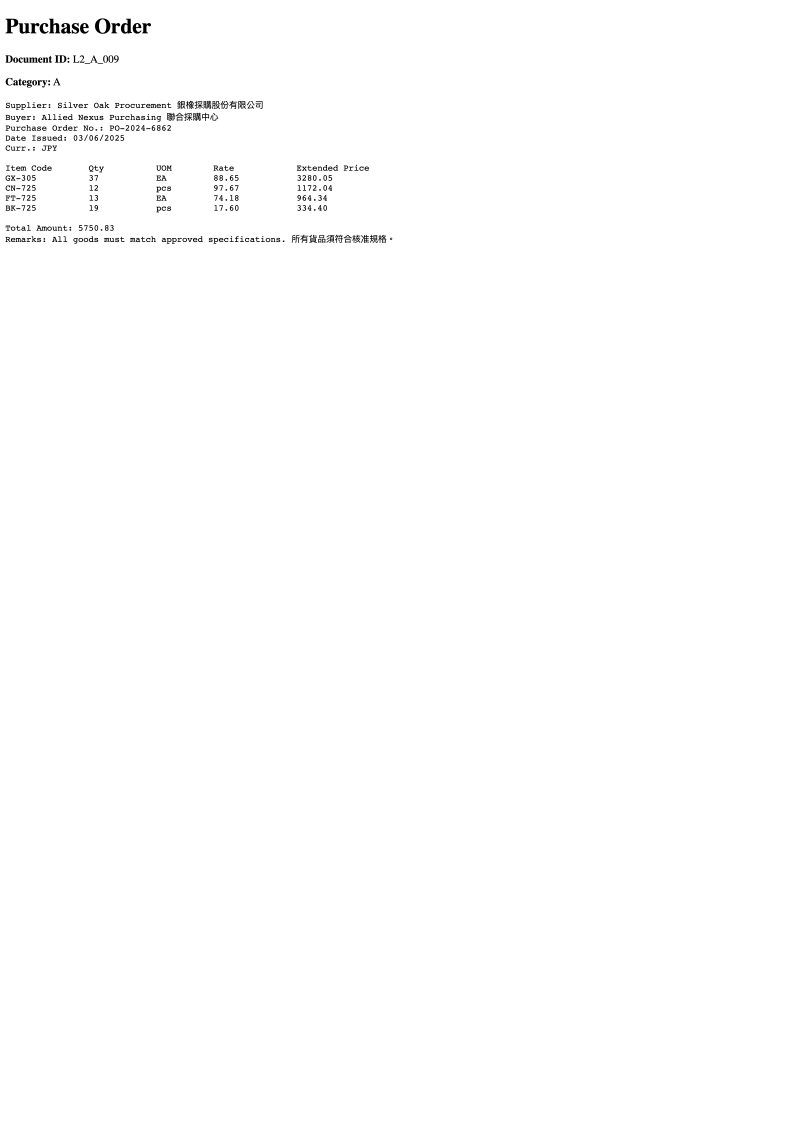
#> input picture Level3/dataset/order_level3_images_clean/L2_A_009.png, 2400 x 3400 px (shown at 1/3 size); its folder holds only this picture in this run
$ python degrade_images.py
#> lines starting #> are read from the running program, lines starting #| are printed output that depends on the picture
from pathlib import Path
import json
import random

import cv2
import numpy as np


# =========================
# 路徑設定
# =========================
BASE_DIR = Path(__file__).resolve().parent.parent
CLEAN_DIR = BASE_DIR / "dataset" / "order_level3_images_clean"
V1_DIR = BASE_DIR / "dataset" / "order_level3_images_v1"
V2_DIR = BASE_DIR / "dataset" / "order_level3_images_v2"
META_DIR = BASE_DIR / "dataset" / "metadata_level3"

V1_DIR.mkdir(parents=True, exist_ok=True)
V2_DIR.mkdir(parents=True, exist_ok=True)
META_DIR.mkdir(parents=True, exist_ok=True)


# =========================
# 基本工具函式
# =========================
def infer_category_from_doc_id(doc_id: str) -> str:
    """
    根據檔名推斷 A~E 類別。
    例如:
        L2_A_001 -> A
        L2_B_023 -> B
    """
    parts = doc_id.split("_")
    if len(parts) >= 2:
        return parts[1]
    return "UNKNOWN"


def load_image_cv(path: Path) -> np.ndarray:
    """
    使用 OpenCV 讀取影像。
    """
    img = cv2.imread(str(path))
    if img is None:
        raise ValueError(f"Cannot read image: {path}")
    return img


def save_image_cv(path: Path, img: np.ndarray) -> None:
    """
    使用 OpenCV 儲存影像。
    """
    success = cv2.imwrite(str(path), img)
    if not success:
        raise ValueError(f"Failed to save image: {path}")


# =========================
# 影像處理函式
# =========================
def apply_low_resolution(img: np.ndarray, scale: float) -> np.ndarray:
    """
    先縮小再放大，模擬解析度下降。
    scale 越小，畫質越差。
    """
    h, w = img.shape[:2]

    new_w = max(1, int(w * scale))
    new_h = max(1, int(h * scale))

    small = cv2.resize(img, (new_w, new_h), interpolation=cv2.INTER_AREA)
    restored = cv2.resize(small, (w, h), interpolation=cv2.INTER_LINEAR)
    return restored


def apply_blur(img: np.ndarray, kernel_size: int) -> np.ndarray:
    """
    套用 Gaussian Blur。
    kernel_size 必須是奇數，例如 3、5。
    """
    return cv2.GaussianBlur(img, (kernel_size, kernel_size), 0)


def apply_rotation(img: np.ndarray, angle: float) -> np.ndarray:
    """
    輕微旋轉影像，空白區域補白色。
    """
    h, w = img.shape[:2]
    center = (w // 2, h // 2)

    matrix = cv2.getRotationMatrix2D(center, angle, 1.0)
    rotated = cv2.warpAffine(
        img,
        matrix,
        (w, h),
        flags=cv2.INTER_LINEAR,
        borderMode=cv2.BORDER_CONSTANT,
        borderValue=(255, 255, 255)
    )
    return rotated


def apply_noise(img: np.ndarray, sigma: float) -> np.ndarray:
    """
    加入高斯雜訊。
    sigma 越大，噪聲越明顯。
    """
    noise = np.random.normal(0, sigma, img.shape).astype(np.float32)
    noisy = img.astype(np.float32) + noise
    noisy = np.clip(noisy, 0, 255).astype(np.uint8)
    return noisy


def apply_shadow(img: np.ndarray, x_start: float, y_start: float) -> np.ndarray:
    """
    疊加輕微亮度不均效果。
    x_start, y_start 越小，陰影越明顯。
    """
    h, w = img.shape[:2]

    x = np.linspace(x_start, 1.0, w)
    y = np.linspace(y_start, 1.0, h)
    mask = np.outer(y, x)

    shadowed = img.astype(np.float32)
    for c in range(3):
        shadowed[:, :, c] *= mask

    shadowed = np.clip(shadowed, 0, 255).astype(np.uint8)
    return shadowed


# =========================
# v1 / v2 生成函式
# =========================
def generate_v1(img: np.ndarray) -> tuple[np.ndarray, dict]:
    """
    v1: 輕度退化版
    目標：
    - 肉眼可辨識與 clean 不同
    - 但仍然屬於高品質文件影像
    - OCR 應該仍大多能正確辨識

    處理內容：
    1. 輕微降解析度
    2. 輕微模糊
    3. 輕微亮度不均
    """
    metadata = {}

    # 1. 輕微降解析度
    scale = random.choice([0.88, 0.90, 0.92])
    img = apply_low_resolution(img, scale=scale)
    metadata["resolution_scale"] = scale

    # 2. 輕微模糊
    blur_kernel = 3
    img = apply_blur(img, kernel_size=blur_kernel)
    metadata["blur_kernel"] = blur_kernel

    # 3. 輕微亮度不均
    x_start = random.choice([0.96, 0.97])
    y_start = random.choice([0.97, 0.98])
    img = apply_shadow(img, x_start=x_start, y_start=y_start)
    metadata["shadow"] = True
    metadata["shadow_x_start"] = x_start
    metadata["shadow_y_start"] = y_start

    return img, metadata


def generate_v2(img: np.ndarray) -> tuple[np.ndarray, dict]:
    """
    v2: 中度退化版
    目標：
    - 明顯比 v1 更難
    - 模擬一般掃描 / 拍照品質
    - OCR 開始有挑戰，但不應完全毀損

    處理內容：
    1. 中度降解析度
    2. 模糊
    3. 輕微旋轉
    4. 少量噪聲
    5. 明顯但仍合理的亮度不均
    """
    metadata = {}

    # 1. 中度降解析度
    scale = random.choice([0.55, 0.60, 0.65])
    img = apply_low_resolution(img, scale=scale)
    metadata["resolution_scale"] = scale

    # 2. 模糊
    blur_kernel = random.choice([3, 5])
    img = apply_blur(img, kernel_size=blur_kernel)
    metadata["blur_kernel"] = blur_kernel

    # 3. 小角度旋轉
    angle = random.choice([-4.0, -3.0, -2.0, 2.0, 3.0, 4.0])
    img = apply_rotation(img, angle=angle)
    metadata["rotation_angle"] = angle

    # 4. 雜訊
    sigma = random.choice([6.0, 8.0, 10.0])
    img = apply_noise(img, sigma=sigma)
    metadata["noise_sigma"] = sigma

    # 5. 陰影
    x_start = random.choice([0.84, 0.86, 0.88])
    y_start = random.choice([0.88, 0.90, 0.92])
    img = apply_shadow(img, x_start=x_start, y_start=y_start)
    metadata["shadow"] = True
    metadata["shadow_x_start"] = x_start
    metadata["shadow_y_start"] = y_start

    return img, metadata


# =========================
# Metadata 輸出
# =========================
def write_metadata(doc_id: str, v1_meta: dict, v2_meta: dict) -> None:
    """
    為每份文件輸出 metadata。
    這份 metadata 很重要，後面做 error analysis 會用到。
    """
    category = infer_category_from_doc_id(doc_id)

    metadata = {
        "source_id": doc_id,
        "category": category,
        "image_versions": [
            {
                "version": "clean",
                "visual_style": "rendered_clean",
                "blur_level": 0,
                "skew_level": 0,
                "resolution_level": "original",
                "noise_level": 0,
                "shadow_level": 0
            },
            {
                "version": "v1",
                "visual_style": "lightly_degraded",
                "blur_level": 1,
                "skew_level": 0,
                "resolution_level": "high",
                "noise_level": 0,
                "shadow_level": 1,
                "params": v1_meta
            },
            {
                "version": "v2",
                "visual_style": "scanned_degraded",
                "blur_level": 2,
                "skew_level": 1,
                "resolution_level": "medium",
                "noise_level": 1,
                "shadow_level": 1,
                "params": v2_meta
            }
        ]
    }

    out_path = META_DIR / f"{doc_id}.json"
    with open(out_path, "w", encoding="utf-8") as f:
        json.dump(metadata, f, ensure_ascii=False, indent=2)


# =========================
# 主流程
# =========================
def process_single_image(img_path: Path) -> None:
    """
    處理單一 clean PNG：
    - 生成 v1
    - 生成 v2
    - 寫 metadata
    """
    doc_id = img_path.stem
    img = load_image_cv(img_path)
#> in load_image_cv, img is the input picture: shape (3400, 2400, 3); min 0, max 255, mean 253.7

    # v1：輕度退化
    v1_img, v1_meta = generate_v1(img)
    save_image_cv(V1_DIR / f"{doc_id}_v1.png", v1_img)

    # v2：中度退化
    v2_img, v2_meta = generate_v2(img)
    save_image_cv(V2_DIR / f"{doc_id}_v2.png", v2_img)

    # metadata
    write_metadata(doc_id, v1_meta, v2_meta)

    print(f"[OK] Generated v1/v2 + metadata for {doc_id}")


def main() -> None:
    """
    批次處理 clean PNG。
    先建議用 [:5] 或 [:10] 測試，確認滿意後再拿掉。
    """
    image_files = sorted(CLEAN_DIR.glob("*.png"))

    if not image_files:
        print("[WARN] No clean PNG files found.")
        return

    print(f"[INFO] Found {len(image_files)} clean PNG files.")

    for image_file in image_files:
        process_single_image(image_file)
#> in process_single_image, `v1_img, v1_meta = generate_v1(img)`: v1_meta = {'resolution_scale': 0.9, 'blur_kernel': 3, 'shadow': True, 'shadow_x_start': 0.97, 'shadow_y_start': 0.97}
#> in apply_rotation, `rotated = cv2.warpAffine( img, matrix, (w, h), flags=cv2.INTER_LINEAR,..`:
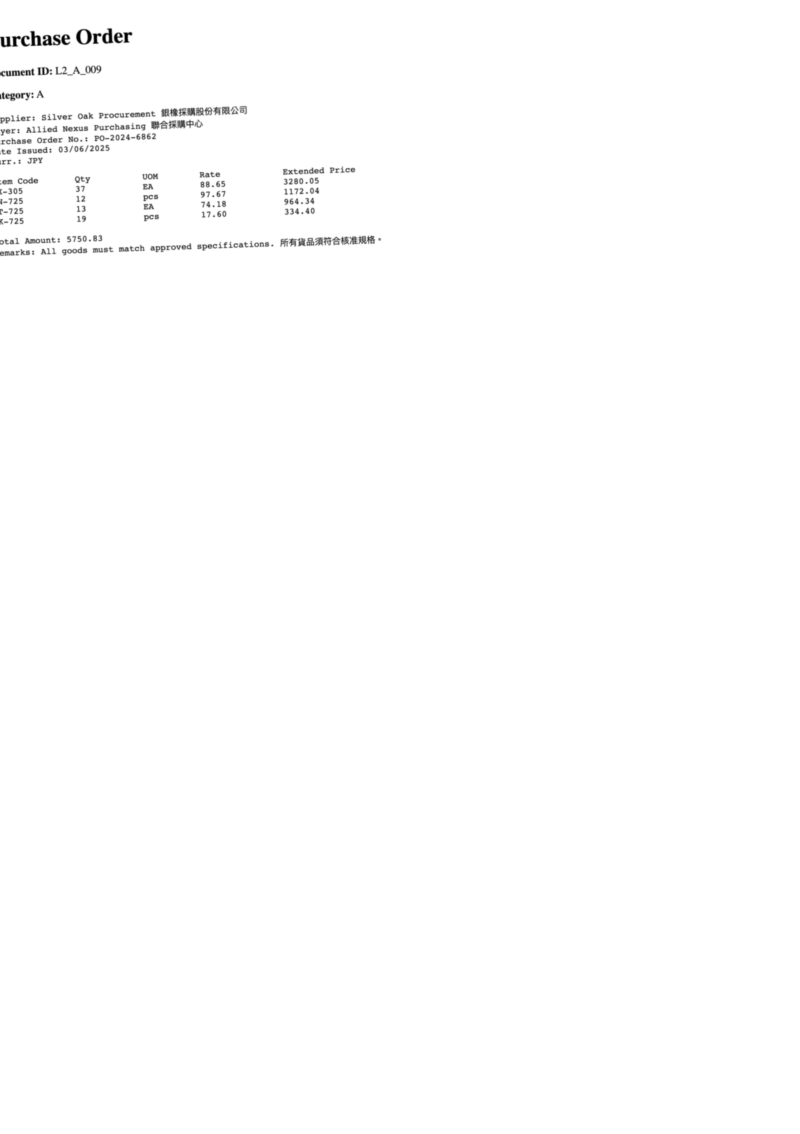
#> rotated: shape (3400, 2400, 3) (shown at 1/3 size); min 0, max 255, mean 253.8
#> in apply_noise, `noisy = img.astype(np.float32) + noise`:
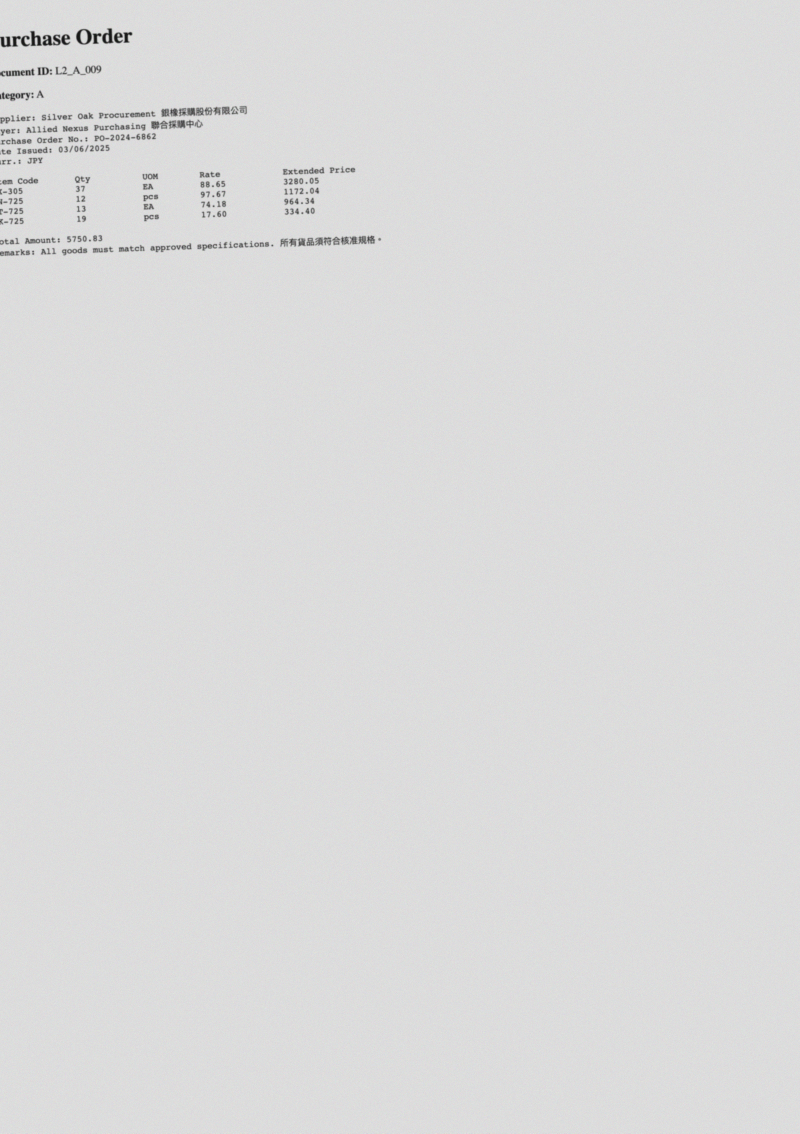
#> noisy: shape (3400, 2400, 3) float32 (shown at 1/3 size); mean B, G, R 254.6, 254.6, 254.6; drawn with min black and max white
#> call 2 of apply_shadow, with x_start = 0.86, y_start = 0.9
#> after the loop in apply_shadow (call 2), `for c in range(3):`:
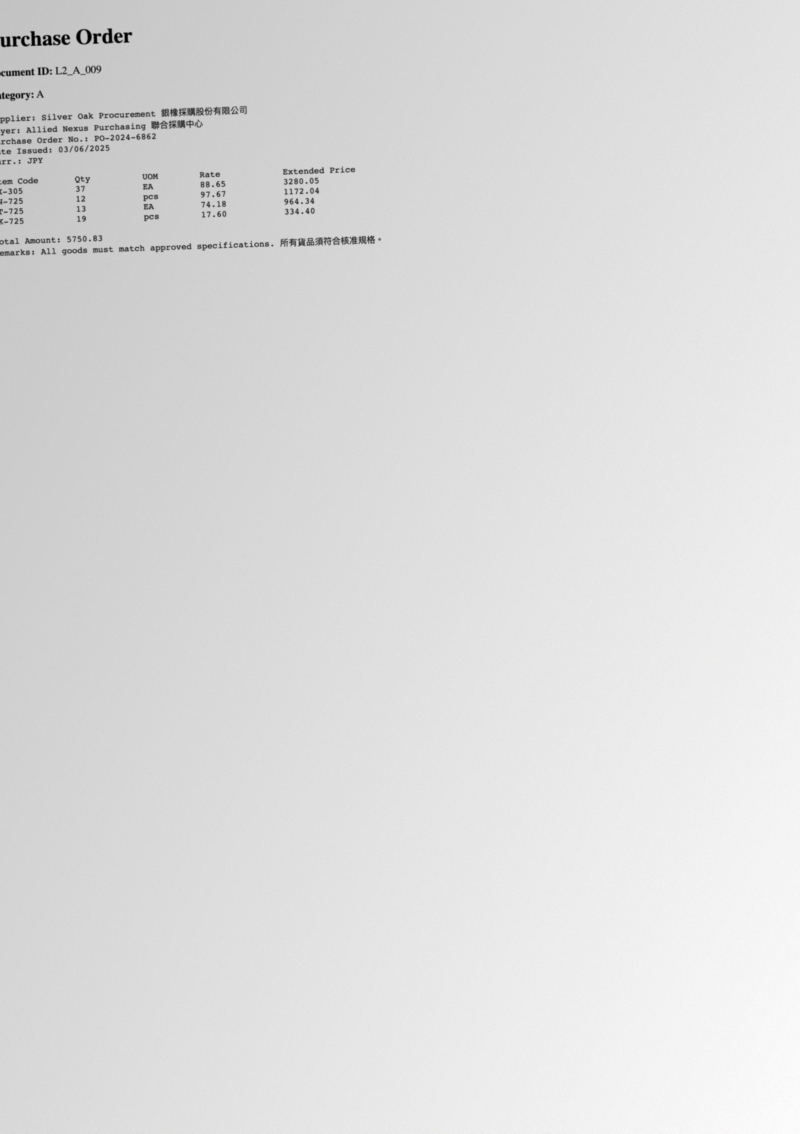
#> shadowed: shape (3400, 2400, 3) float32 (shown at 1/3 size); mean B, G, R 230.8, 230.8, 230.8
#> in process_single_image, `v2_img, v2_meta = generate_v2(img)`: v2_meta = {'resolution_scale': 0.6, 'blur_kernel': 5, 'rotation_angle': 2, 'noise_sigma': 8, 'shadow': True, 'shadow_x_start': 0.86, 'shadow_y_start': 0.9}

    print(f"\nDone. Processed {len(image_files)} images.")


if __name__ == "__main__":
    main()
